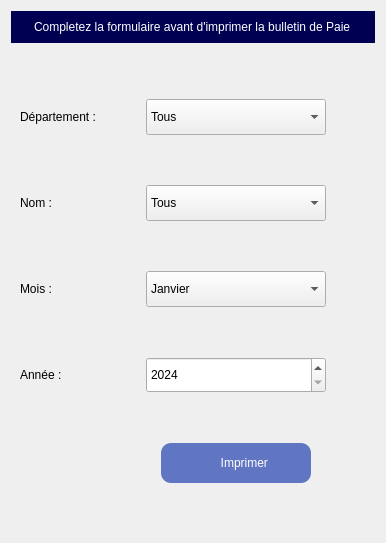
             <widget class="QWidget" name="p6_editionBP">
              <property name="styleSheet">
               <string notr="true">font: 75 8pt &quot;System&quot;;</string>
              </property>
              <layout class="QVBoxLayout" name="verticalLayout_16">
               <item>
                <widget class="QWidget" name="widget_21" native="true">
                 <property name="styleSheet">
                  <string notr="true">background:rgb(0, 0, 83);
color:white</string>
                 </property>
                 <layout class="QHBoxLayout" name="horizontalLayout_21">
                  <item alignment="Qt::AlignHCenter">
                   <widget class="QLabel" name="label_44">
                    <property name="text">
                     <string>Completez la formulaire avant d'imprimer la bulletin de Paie</string>
                    </property>
                   </widget>
                  </item>
                 </layout>
                </widget>
               </item>
               <item alignment="Qt::AlignHCenter">
                <widget class="QWidget" name="gridWidget_3" native="true">
                 <property name="styleSheet">
                  <string notr="true">QComboBox, QSpinBox{
	height:30px;
	width:150px;
	
}</string>
                 </property>
                 <layout class="QGridLayout" name="gridLayout_9">
                  <property name="topMargin">
                   <number>50</number>
                  </property>
                  <property name="spacing">
                   <number>50</number>
                  </property>
                  <item row="2" column="0">
                   <widget class="QLabel" name="label_45">
                    <property name="text">
                     <string>Mois :</string>
                    </property>
                   </widget>
                  </item>
                  <item row="4" column="0">
                   <widget class="QLabel" name="label_47">
                    <property name="text">
                     <string>Année :</string>
                    </property>
                   </widget>
                  </item>
                  <item row="2" column="1">
                   <widget class="QComboBox" name="comboBox_16">
                    <item>
                     <property name="text">
                      <string>Janvier</string>
                     </property>
                    </item>
                    <item>
                     <property name="text">
                      <string>Février</string>
                     </property>
                    </item>
                    <item>
                     <property name="text">
                      <string>Mars</string>
                     </property>
                    </item>
                    <item>
                     <property name="text">
                      <string>Avril</string>
                     </property>
                    </item>
                    <item>
                     <property name="text">
                      <string>Mai</string>
                     </property>
                    </item>
                    <item>
                     <property name="text">
                      <string>Juin</string>
                     </property>
                    </item>
                    <item>
                     <property name="text">
                      <string>Juillet</string>
                     </property>
                    </item>
                    <item>
                     <property name="text">
                      <string>Aout</string>
                     </property>
                    </item>
                    <item>
                     <property name="text">
                      <string>Septembre</string>
                     </property>
                    </item>
                    <item>
                     <property name="text">
                      <string>Octobre</string>
                     </property>
                    </item>
                    <item>
                     <property name="text">
                      <string>Novembre</string>
                     </property>
                    </item>
                    <item>
                     <property name="text">
                      <string>Décembre</string>
                     </property>
                    </item>
                   </widget>
                  </item>
                  <item row="0" column="0">
                   <widget class="QLabel" name="label_46">
                    <property name="text">
                     <string>Département :</string>
                    </property>
                   </widget>
                  </item>
                  <item row="0" column="1">
                   <widget class="QComboBox" name="comboBox_15">
                    <item>
                     <property name="text">
                      <string>Tous</string>
                     </property>
                    </item>
                    <item>
                     <property name="text">
                      <string>Atelier</string>
                     </property>
                    </item>
                    <item>
                     <property name="text">
                      <string>Energie Renouvelable</string>
                     </property>
                    </item>
                   </widget>
                  </item>
                  <item row="6" column="1">
                   <spacer name="verticalSpacer_10">
                    <property name="orientation">
                     <enum>Qt::Vertical</enum>
                    </property>
                    <property name="sizeHint" stdset="0">
                     <size>
                      <width>20</width>
                      <height>40</height>
                     </size>
                    </property>
                   </spacer>
                  </item>
                  <item row="4" column="1">
                   <widget class="QSpinBox" name="spinBox_6">
                    <property name="minimum">
                     <number>2024</number>
                    </property>
                    <property name="maximum">
                     <number>10000</number>
                    </property>
                   </widget>
                  </item>
                  <item row="0" column="2">
                   <spacer name="horizontalSpacer_26">
                    <property name="orientation">
                     <enum>Qt::Horizontal</enum>
                    </property>
                    <property name="sizeHint" stdset="0">
                     <size>
                      <width>40</width>
                      <height>20</height>
                     </size>
                    </property>
                   </spacer>
                  </item>
                  <item row="5" column="1" alignment="Qt::AlignHCenter">
                   <widget class="QPushButton" name="pushButton_7">
                    <property name="styleSheet">
                     <string notr="true">height:40px;
background:rgb(97, 118, 194);
color:white;
width:150px;
border-radius:10px;</string>
                    </property>
                    <property name="text">
                     <string>     Imprimer</string>
                    </property>
                    <property name="icon">
                     <iconset>
                      <normaloff>Images/Gestion du personnel/VST13133.png</normaloff>Images/Gestion du personnel/VST13133.png</iconset>
                    </property>
                    <property name="iconSize">
                     <size>
                      <width>32</width>
                      <height>32</height>
                     </size>
                    </property>
                   </widget>
                  </item>
                  <item row="1" column="0">
                   <widget class="QLabel" name="label_48">
                    <property name="text">
                     <string>Nom :</string>
                    </property>
                   </widget>
                  </item>
                  <item row="1" column="1">
                   <widget class="QComboBox" name="comboBox_17">
                    <item>
                     <property name="text">
                      <string>Tous</string>
                     </property>
                    </item>
                   </widget>
                  </item>
                 </layout>
                </widget>
               </item>
              </layout>
             </widget>
